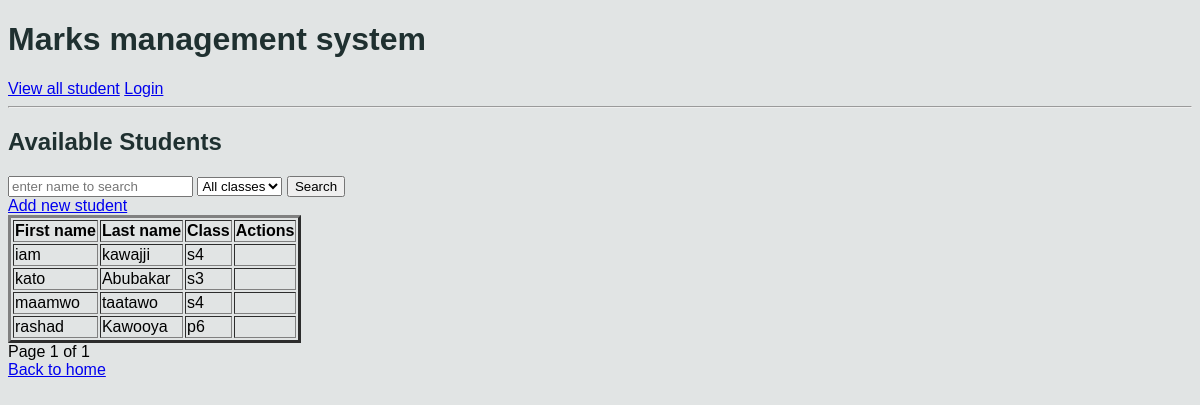
Before: /students/view/ with the older database file.
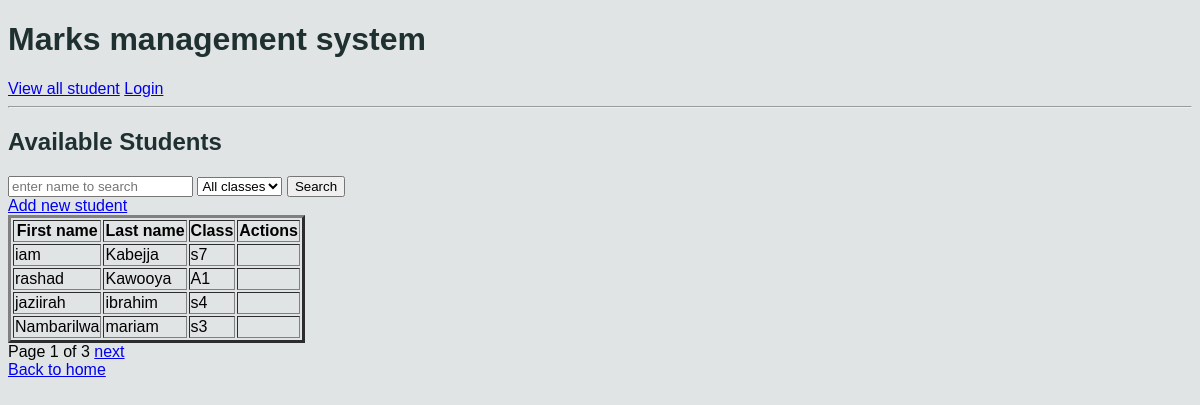
After: the same page with the newer database file.
### students/models.py (models this page shows, shortened)
class Student(db.Model):
    fname = db.CharField(max_length=100)
    lname = db.CharField(max_length=100)
    student_class = db.CharField(max_length=10)
    age = db.IntegerField(max_length=3)
    student_number = db.IntegerField(unique=True)

### students/views.py (the view)
# urls.py: path("view/",views.view_students, name="view_students"),
def view_students(request):
    students = Student.objects.all()
    classes = Student.objects.values_list(
        "student_class",
        flat=True,
    ).distinct()
    search = request.GET.get("search")
    st_class = request.GET.get("class")
    if search or st_class:
        if search:
            students = Student.objects.filter(Q(fname__icontains=search)|
                                            Q(lname__icontains=search))
        if st_class:
            students = students.filter(student_class=st_class)
    paginator = Paginator(students, 4)
    page_no = request.GET.get("page")
    page_obj = paginator.get_page(page_no)
    context = {
                "students" : page_obj,
                "classes": classes,
                "page_obj" : page_obj
            }
    return render(request,"students/view_students.html", context)

### students/templates/students/view_students.html (shortened to what this page needs)
    {% extends "students/base.html" %}
    {% block content %}
    <h2>Available Students</h2>
    <form action="" method="get">
        <input type="text" name="search" placeholder="enter name to search"
        value="{{ request.GET.search }}">
        <select name="class" id="">
            <option value="">All classes</option>
        </select>
        <button type="submit">Search</button>
    </form>
    <a href="{% url 'add_student' %}">Add new student</a>
    {% if not students %}
    <p>There is no student whose name contains {{ request.GET.search }}
        and is in {{ request.GET.class }}
    </p>
    {% else %}
     <table border="3">
            <thead>
                <tr>
                    <th>First name</th>
                    <th>Last name</th>
                    <th>Class</th>
                    <th>Actions</th>
                </tr>
            </thead>
            {% for student in students %}
                    <tr>
                    <td>{{ student.fname }}</td>
                    <td>{{ student.lname }}</td>
                    <td>{{ student.student_class }}</td>
                    <td>
                    </td>
                </tr>
                {% endfor %}
        </table>
    {% endif %}
        <div>
                    Page {{ page_obj.number }} of {{ page_obj.paginator.num_pages }}
                    {% if page_obj.has_next %}
                    <a href="?page=
                    {{ page_obj.next_page_number }}&search={{ request.GET.search }}&class={{ request.GET.class }}">next</a>
                    {% endif %}
                </div>
    <a href="{% url 'home' %}">Back to home</a>
{% endblock content %}

### students/templates/students/base.html (shortened to what this page needs)
{% load static %}
<!DOCTYPE html>
<html lang="en">
<head>
    <link rel="stylesheet" href="{% static 'students/css/style.css' %}">
</head>
<body>
    <header>
        <h1>Marks management system</h1>
        <nav>
             <a href="{% url 'view_students' %}">View all student</a>
                {% if user.is_authenticated %}
                    <a href="{% url 'logout' %}">Logout</a>
                {% else %}
                    <a href="{% url 'login' %}">Login</a>
                {% endif %}
        </nav>
    </header>
    <hr>
    <main>
        {% block content %}
        {% endblock content %}
    </main>
</body>
</html>

### students/static/students/css/style.css (style rules this page uses)
body { font-family: Arial, Helvetica, sans-serif; margin: 30; background-color: #e1e4e4; }
h1,h2,h3 { color: #1f3030; }

Changed rows visible on the page:
removed Student: fname "kato", lname "Abubakar", student_class "s3"
removed Student: fname "maamwo", lname "taatawo", student_class "s4"
changed Student "iam": lname "kawajji" → "Kabejja"; student_class "s4" → "s7"
changed Student "rashad": student_class "p6" → "A1"
added Student: fname "jaziirah", lname "ibrahim", student_class "s4"
added Student: fname "Nambarilwa", lname "mariam", student_class "s3"
Other visible differences:
{{ page_obj.paginator.num_pages }}: "1" → "3"
text now shown: "next"
